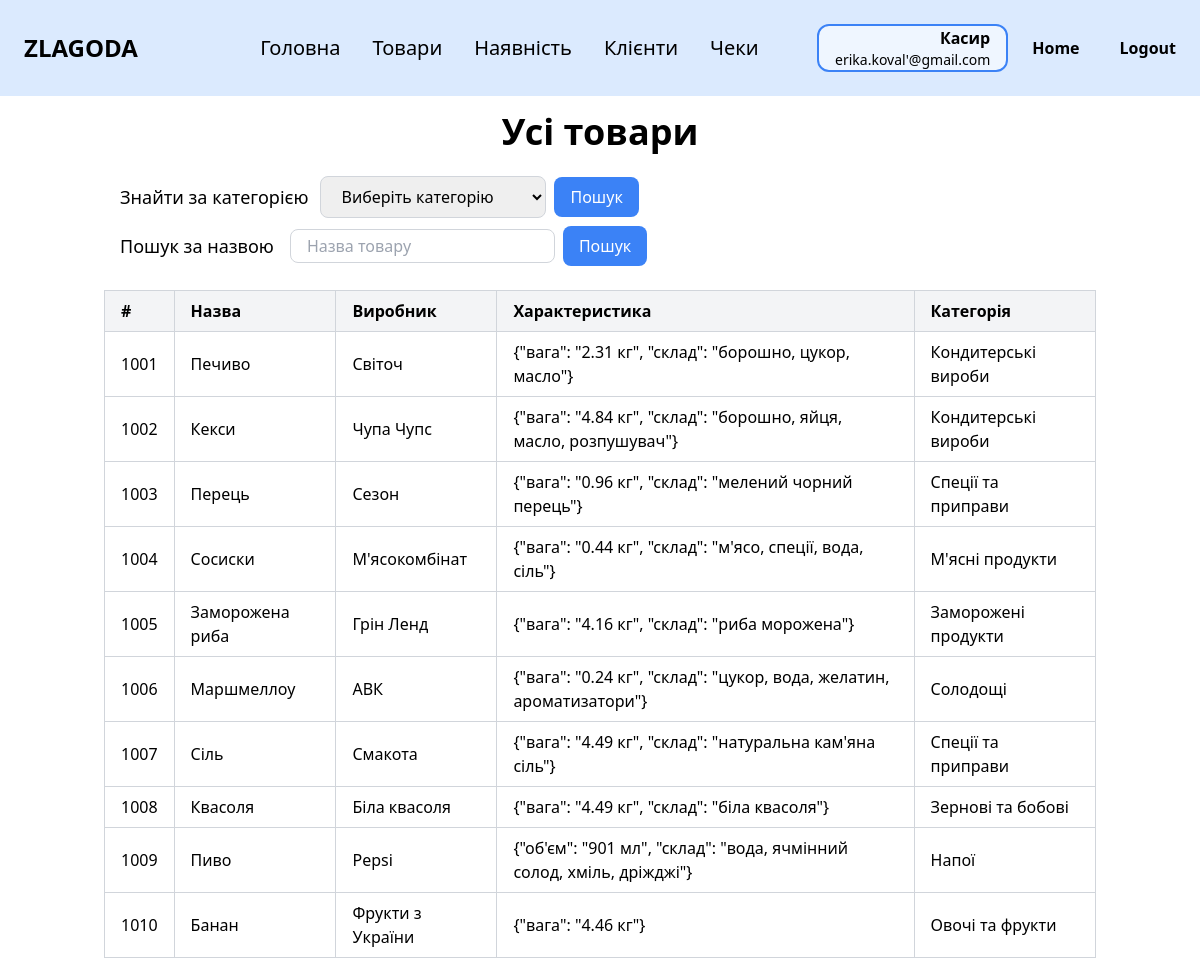
/products (signed in), run on an earlier commit of the app's database.
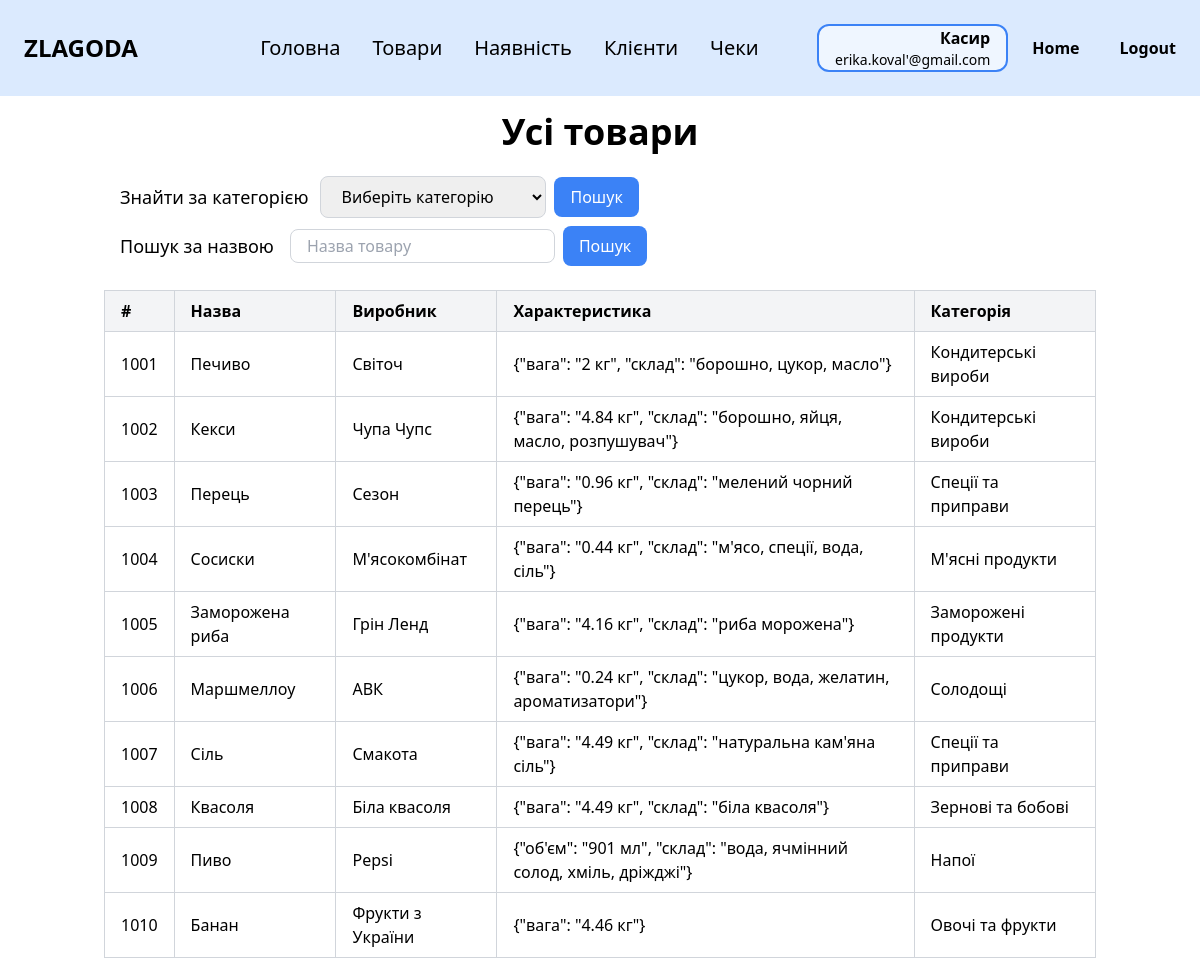
And on a later commit of the database.
### zlg_website/models.py (models this page shows, shortened)
class Employee(db.Model, UserMixin):
    __tablename__ = 'employee'
    id = db.Column(db.Integer, primary_key=True)
    last_name = db.Column(db.String(100))
    first_name = db.Column(db.String(100))
    middle_name = db.Column(db.String(100))
    position = db.Column(db.String(100))
    salary = db.Column(db.Float)
    start_date = db.Column(db.Date)
    birth_date = db.Column(db.Date)
    phone = db.Column(db.String(20))
    city = db.Column(db.String(100))
    street = db.Column(db.String(100))
    postal_code = db.Column(db.String(10))
    password = db.Column(db.String(10000))
    email = db.Column(db.String(100), unique=True)
    @property
    def full_name(self):
        parts = [self.last_name, self.first_name, self.middle_name]
        return " ".join(part for part in parts if part)
    @property
    def address(self):
        return f"{self.city}, {self.street}, {self.postal_code}"

class Product(db.Model):
    __tablename__ = 'product'
    id = db.Column(db.Integer, primary_key=True)
    name = db.Column(db.String(100))
    manufacturer = db.Column(db.String(100))
    specifications = db.Column(db.Text)
    category_number = db.Column(db.Integer, db.ForeignKey('category.category_number'))
    category = db.relationship('Category', backref='products')

class Category(db.Model):
    __tablename__ = 'category'
    category_number = db.Column(db.Integer, primary_key=True)
    name = db.Column(db.String(100))

### zlg_website/views/products.py (the view)
@views.route('/products')
@login_required
def products():
    category_number = request.args.get('category')
    sort = request.args.get('sort')
    order = request.args.get('order', 'asc')
    search_query = request.args.get('search', '')
    query = Product.query
    if category_number:
        try:
            category_number = int(category_number)  # Перетворення на int
            query = query.filter(Product.category_number == category_number)
        except ValueError:
            pass
    if sort == 'name':
        query = query.order_by(
            Product.name.desc() if order == 'desc' else Product.name.asc()
        )
    elif sort == 'id':
        query = query.order_by(
            Product.id.asc()
        )
    else:
        query = query.order_by(Product.id.asc())  # За замовчуванням — за id
    products = query.all()
    if search_query:
        search_lower = search_query.lower()
        products = [
            product for product in products
            if search_lower in product.name.lower()
        ]
    categories = Category.query.all()
    return render_template("products.html", user=current_user, products=products, categories=categories, sort=sort, order=order, category_number=category_number,
        search_query=search_query)

### zlg_website/__init__.py (called while the page is built)
def create_app():
    app = Flask(__name__)
    app.config['SECRET_KEY'] = 'zlagoda'
    app.config['SQLALCHEMY_DATABASE_URI'] = f'sqlite:///{os.path.join(app.instance_path, DB_NAME)}'
    db.init_app(app)
    from .views import views
    from .auth import auth
    app.register_blueprint(views, url_prefix='/')
    app.register_blueprint(auth, url_prefix='/')
    from .models import Employee
    with app.app_context():
        if database_is_empty():
            create_database(app)
    login_manager = LoginManager()
    login_manager.login_view = 'auth.login'
    login_manager.init_app(app)
    @login_manager.user_loader
    def load_user(id):
        return Employee.query.get(int(id))
    return app

### zlg_website/templates/products.html (shortened to what this page needs)
{% extends "base.html" %}
{% block content %}
<div class="py-4">
    <h1 class="text-4xl font-bold mb-6 text-center">Усі товари</h1>
    <div class="flex justify-between items-center mb-6">
        <div class="flex flex-col ml-4">
            <div class="flex items-center mb-2">
                <p class="mr-3 text-lg">Знайти за категорією</p>
                <form method="GET" action="{{ url_for('views.products') }}" class="flex items-center" id="search-form">
                    <select name="category"
                            class="px-4 py-2 border border-gray-300 rounded-lg focus:outline-none focus:ring-2 focus:ring-blue-500">
                        <option value="">Виберіть категорію</option>
                    </select>
                    <button type="submit" class="ml-2 px-4 py-2 bg-blue-500 text-white rounded-lg hover:bg-blue-600">
                        Пошук
                    </button>
                </form>
            </div>
            {% if user.position == 'Касир' %}
            <div class="flex items-center">
                <p class="mr-4 text-lg">Пошук за назвою</p>
                <form method="GET" action="{{ url_for('views.products') }}" class="flex items-center">
                    <input type="text" name="search" placeholder="Назва товару"
                           value="{{ request.args.get('search', '') }}"
                           class="w-70 px-4 py-1 border border-gray-300 rounded-lg focus:outline-none focus:ring-2 focus:ring-blue-500">
                    <button type="submit" class="ml-2 px-4 py-2 bg-blue-500 text-white rounded-lg hover:bg-blue-600">
                        Пошук
                    </button>
                </form>
            </div>
            {% endif %}
        </div>
    </div>
    <div class="overflow-x-auto">
        <table class="min-w-full border-collapse border border-gray-300">
            <thead>
            <tr class="bg-gray-100">
                <th class="border border-gray-300 px-4 py-2 text-left">
                    <a href="{{ url_for('views.products', sort='id') }}" class="hover:underline">
                        #
                    </a>
                </th>
                <th class="border border-gray-300 px-4 py-2 text-left">
                    <a href="{{ url_for('views.products', sort='name', order='desc' if sort == 'name' and order == 'asc' else 'asc',
                    category = request.args.get('category')) }}"
                       class="hover:underline">
                        Назва
                    </a>
                </th>
                <th class="border border-gray-300 px-4 py-2 text-left">Виробник</th>
                <th class="border border-gray-300 px-4 py-2 text-left">Характеристика</th>
                <th class="border border-gray-300 px-4 py-2 text-left">Категорія</th>
            </tr>
            </thead>
            <tbody>
            {% if products %}
            {% for product in products %}
            <tr>
                <td class="border border-gray-300 px-4 py-2">{{ product.id }}</td>
                <td class="border border-gray-300 px-4 py-2">{{ product.name }}</td>
                <td class="border border-gray-300 px-4 py-2">{{ product.manufacturer }}</td>
                <td class="border border-gray-300 px-4 py-2">{{ product.specifications }}</td>
                <td class="border border-gray-300 px-4 py-2">{{ product.category.name }}</td>
            </tr>
            {% endfor %}
            {% else %}
            <tr>
                <td colspan="6" class="border border-gray-300 px-4 py-2 text-center">Немає результатів</td>
            </tr>
            {% endif %}
            </tbody>
        </table>
    </div>
</div>
{% endblock %}

### zlg_website/templates/base.html (shortened to what this page needs)
<!DOCTYPE html>
<html lang="en">
<head>
    <link rel="stylesheet" href="https://cdn.jsdelivr.net/npm/tailwindcss@2.2.19/dist/tailwind.min.css">
</head>
<body class="bg-white text-black">
<nav class="bg-blue-100 p-6">
    <div class="flex items-center justify-between">
        <div class="text-black text-2xl font-black mr-16">ZLAGODA</div>
        {% if user.is_authenticated %}
        <div class="flex gap-8 max-md:gap-5 max-sm:hidden">
            <a href="/" class="text-xl cursor-pointer max-md:text-base">Головна</a>
            {% if user.position == 'Менеджер' %}
            <a href="/employees" class="text-xl cursor-pointer max-md:text-base">Працівники</a>
            <a href="/categories" class="text-xl cursor-pointer max-md:text-base">Категорії</a>
            <a href="/products" class="text-xl cursor-pointer max-md:text-base">Товари</a>
            <a href="/stock" class="text-xl cursor-pointer max-md:text-base">Наявність</a>
            <a href="/clients" class="text-xl cursor-pointer max-md:text-base">Клієнти</a>
            <a href="/receipts" class="text-xl cursor-pointer max-md:text-base">Чеки</a>
            {% elif user.position == 'Касир' %}
            <a href="/products" class="text-xl cursor-pointer max-md:text-base">Товари</a>
            <a href="/stock" class="text-xl cursor-pointer max-md:text-base">Наявність</a>
            <a href="/clients" class="text-xl cursor-pointer max-md:text-base">Клієнти</a>
            <a href="/receipts" class="text-xl cursor-pointer max-md:text-base">Чеки</a>
            {% endif %}
        </div>
        {% endif %}
        {% if user.is_authenticated %}
        <div class="flex items-center gap-6">
            <div class="px-4 border-2 border-blue-500 rounded-xl bg-blue-50 text-right">
                <p class="text-base font-semibold">
                    {% if user.position == 'Касир' %}
                    Касир
                    {% elif user.position == 'Менеджер' %}
                    Менеджер
                    {% else %}
                    {{ user.position }}
                    {% endif %}
                </p>
                <p class="text-sm">{{ user.email }}</p>
            </div>
            <a href="/welcome" class="text-black font-bold mr-4">Home</a>
            <a href="/logout" class="text-black font-bold">Logout</a>
        </div>
        {% else %}
        <a href="/login" class="text-black font-bold">Login</a>
        {% endif %}
    </div>
</nav>
<div class="container mx-auto px-4">
    {% block content %}{% endblock %}
</div>
</body>
</html>

What changed in the data, as far as the page shows it:
changed Product "Печиво": specifications "{\"вага\": \"2.31 кг\", \"склад\": \"борошно, цукор, масло\"}" → "{\"вага\": \"2 кг\", \"склад\": \"борошно, цукор, масло\"}"
